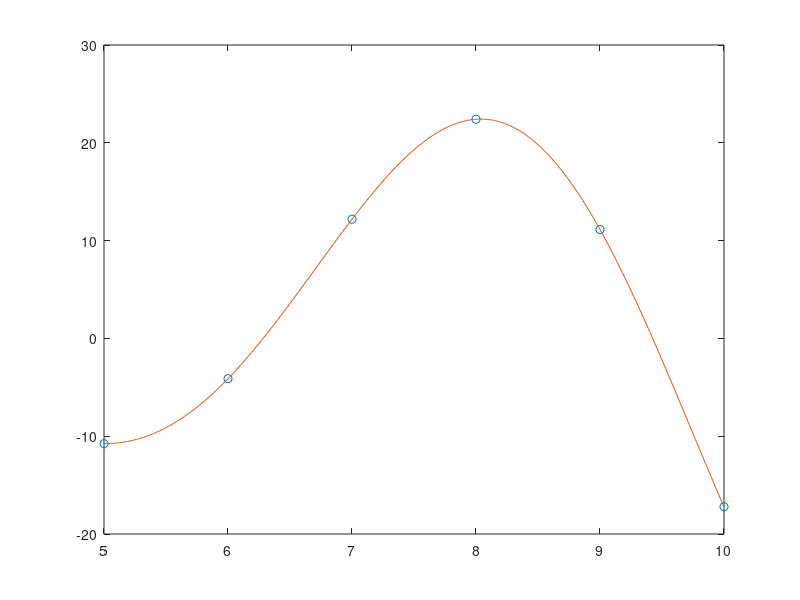

Here is the MATLAB script that generated this plot:
x1 = 5:1:10;
y1 = sqrt(x1 .^ 3 + 1) .* sin(x1);

x2 = 5:0.01:10;
y2 = sqrt(x2 .^ 3 + 1) .* sin(x2);

figure(1)
plot(x1, y1, 'o', x2, y2)